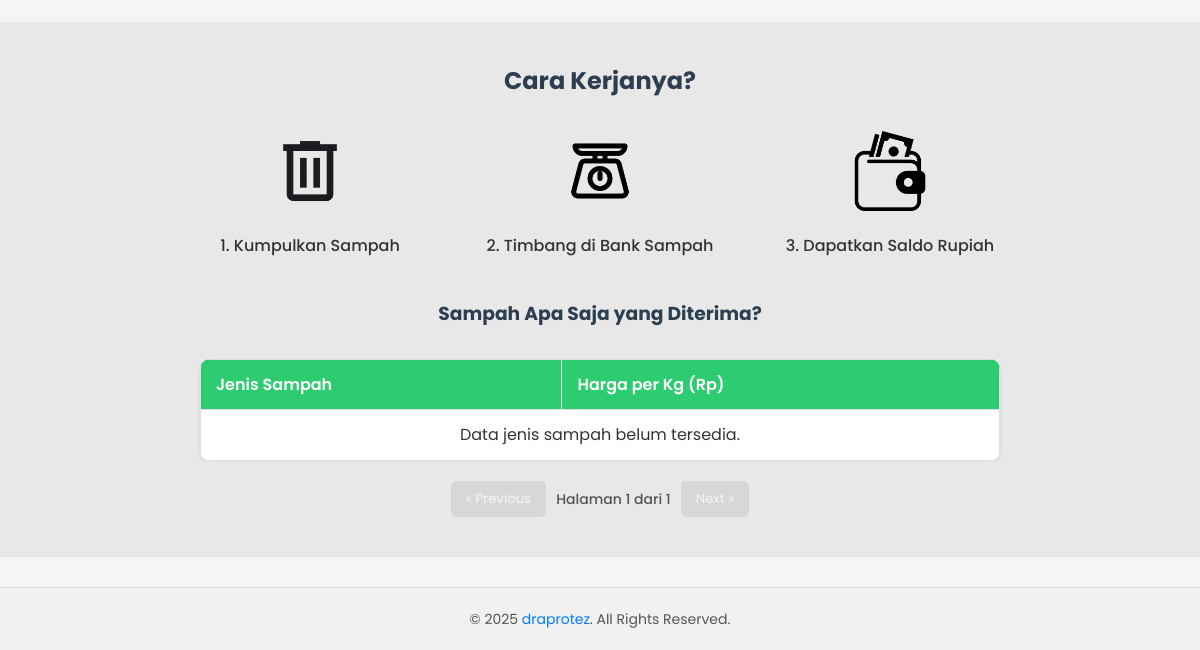
Before: / (lower part) with the older database file.
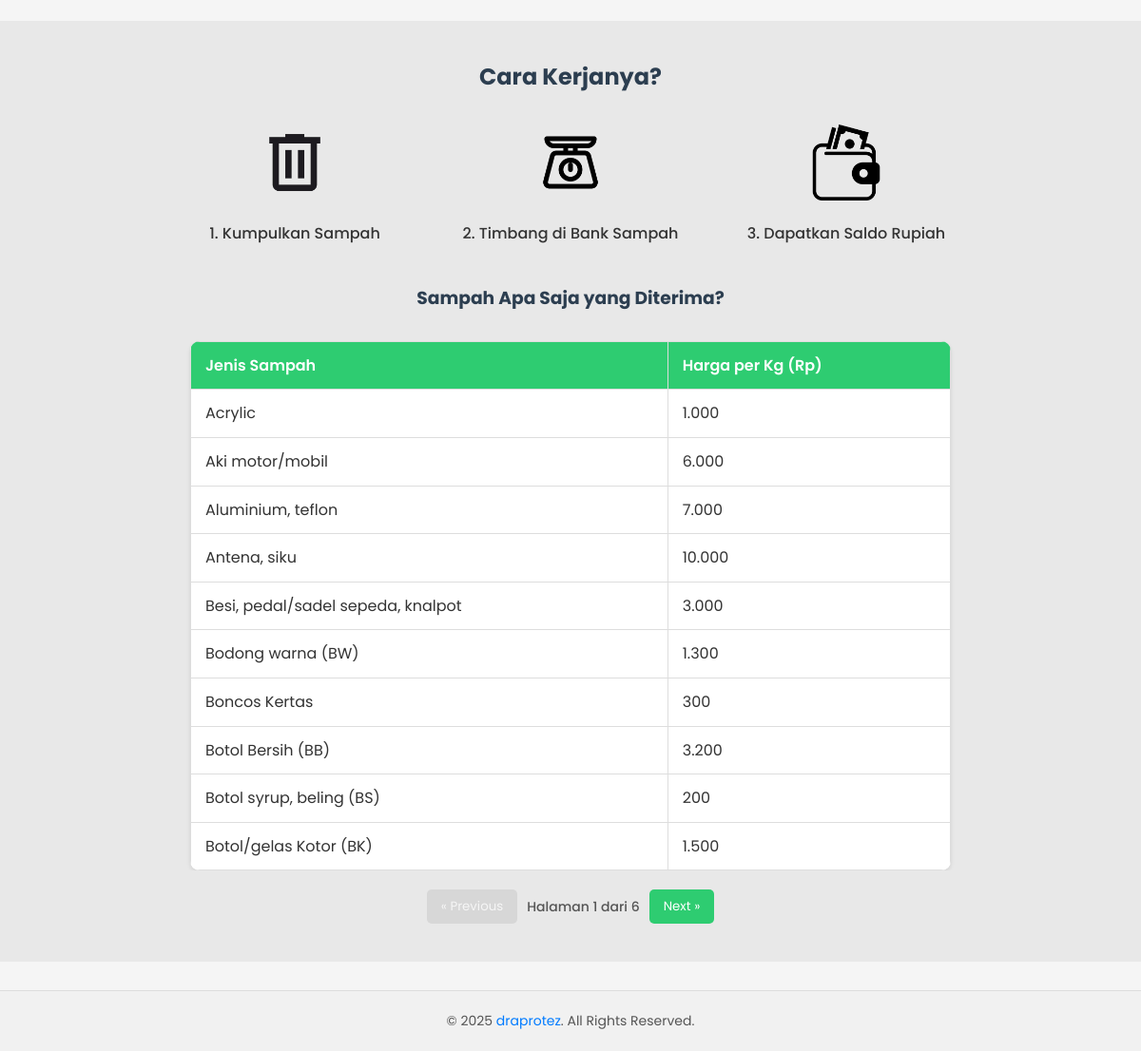
After: the same page with the newer database file.
### tables this page shows
CREATE TABLE `jenis_sampah` (
  `id_jenis` int(11) NOT NULL,
  `nama_jenis` varchar(100) NOT NULL,
  `kategori` enum('organik','anorganik','elektronik','logam') NOT NULL,
  `harga_per_kg` decimal(10,2) NOT NULL,
  `created_at` timestamp NOT NULL DEFAULT current_timestamp()
);

### index.php (the view, shortened to what this page needs)
<?php
include 'config/database.php';
$query_jenis_sampah = $conn->query("SELECT nama_jenis, harga_per_kg FROM jenis_sampah ORDER BY nama_jenis ASC");
$jenis_sampah_list = [];
if ($query_jenis_sampah && $query_jenis_sampah->num_rows > 0) {
    $jenis_sampah_list = $query_jenis_sampah->fetch_all(MYSQLI_ASSOC);
}
$tahunSekarang = date("Y");
?>
<!DOCTYPE html>
<html lang="id">
<head>
  <link rel="stylesheet" href="assets/css/style-index.css">
</head>
<body>
  <section class="steps" id="Steps">
    <h2>Cara Kerjanya?</h2>
    <div class="step-container">
      <div class="step">
        <img src="assets/images/logobs9.png" alt="">
        <p>1. Kumpulkan Sampah</p>
      </div>
      <div class="step">
        <img src="assets/images/logobs8.png" alt="">
        <p>2. Timbang di Bank Sampah</p>
      </div>
      <div class="step">
        <img src="assets/images/logobs7.png" alt="">
        <p>3. Dapatkan Saldo Rupiah</p>
      </div>
    </div>
    <h3>Sampah Apa Saja yang Diterima?</h3>
    <div class="table-container">
        <table>
          <thead>
            <tr>
              <th>Jenis Sampah</th>
              <th>Harga per Kg (Rp)</th>
            </tr>
          </thead>
          <tbody id="jenisSampahTableBody">
            <?php if (empty($jenis_sampah_list)): ?>
              <tr>
                <td colspan="2" style="text-align: center;">Data jenis sampah belum tersedia.</td>
              </tr>
            <?php else: ?>
              <?php foreach ($jenis_sampah_list as $sampah): ?>
                <tr>
                  <td><?php echo htmlspecialchars($sampah['nama_jenis']); ?></td>
                  <td><?php echo number_format($sampah['harga_per_kg'], 0, ',', '.'); ?></td>
                </tr>
              <?php endforeach; ?>
            <?php endif; ?>
          </tbody>
        </table>
    </div>
    <div id="paginationControls" class="pagination-controls">
        <button id="prevButton" disabled>« Previous</button>
        <span id="pageInfo" class="page-info">Halaman 1 dari 1</span>
        <button id="nextButton" disabled>Next »</button>
    </div>
    </section>
  <footer class="main-footer">
  <div class="footer-content">
    <p>&copy; <?php echo $tahunSekarang; ?> <a href="https://github.com/draprotez">draprotez</a>. All Rights Reserved.</p>
    </div>
  </footer>
</body>
</html>

### assets/css/style-index.css (style rules this page uses)
:root { --primary: #2ecc71; --primary-dark: #27ae60; --bg: #f5f5f5; --text: #333; --text-light: #555; --white: #ffffff; --shadow: 0 2px 4px rgba(0, 0, 0, 0.1); --shadow-hover: 0 4px 8px rgba(0, 0, 0, 0.15); }
* { margin: 0; padding: 0; box-sizing: border-box; outline: none; border: none; text-decoration: none; }
html { scroll-behavior: smooth; }
body { font-family: "Poppins", sans-serif; background-color: var(--bg); color: var(--text); line-height: 1.6; }
.steps { background: #e8e8e8; padding: 40px 5%; text-align: center; }
.steps h2, .steps h3 { margin-bottom: 30px; color: #2c3e50; }
.step-container { display: flex; justify-content: center; flex-wrap: wrap; gap: 40px; margin-bottom: 40px; }
.step { flex: 1; min-width: 200px; max-width: 250px; }
.step img { width: 80px; margin-bottom: 15px; }
.step p { font-weight: 500; color: var(--text); }
.table-container { overflow-x: auto; margin: 20px 0; }
table { width: 100%; max-width: 800px; margin: 0 auto; border-collapse: collapse; background: var(--white); border-radius: 10px; overflow: hidden; box-shadow: var(--shadow); }
th, td { padding: 12px 15px; border: 1px solid #ddd; text-align: left; }
th { background: var(--primary); color: var(--white); font-weight: 600; }
td { background: var(--white); }
.pagination-controls { text-align: center; margin-top: 20px; display: flex; justify-content: center; align-items: center; gap: 10px; }
.pagination-controls button { background-color: var(--primary); color: var(--white); border: none; padding: 8px 15px; border-radius: 5px; cursor: pointer; font-family: "Poppins", sans-serif; transition: background-color 0.2s ease; }
.pagination-controls button:disabled { background-color: #cccccc; cursor: not-allowed; opacity: 0.6; }
.page-info { font-size: 14px; font-weight: 500; color: var(--text-light); }
.main-footer { background-color: #f1f1f1; color: #555; text-align: center; padding: 15px 0; margin-top: 30px; border-top: 1px solid #ddd; font-size: 14px; }
.main-footer .footer-content { width: 90%; max-width: 1300px; margin: 0 auto; }
.main-footer p { margin: 5px 0; }
.main-footer a { color: #007bff; text-decoration: none; }

Changed rows visible on the page:
added jenis_sampah: nama_jenis "Acrylic", harga_per_kg "1.000"
added jenis_sampah: nama_jenis "Aki motor/mobil", harga_per_kg "6.000"
added jenis_sampah: nama_jenis "Aluminium, teflon", harga_per_kg "7.000"
added jenis_sampah: nama_jenis "Antena, siku", harga_per_kg "10.000"
added jenis_sampah: nama_jenis "Besi, pedal/sadel sepeda, knalpot", harga_per_kg "3.000"
added jenis_sampah: nama_jenis "Bodong warna (BW)", harga_per_kg "1.300"
added jenis_sampah: nama_jenis "Boncos Kertas", harga_per_kg "300"
added jenis_sampah: nama_jenis "Botol Bersih (BB)", harga_per_kg "3.200"
added jenis_sampah: nama_jenis "Botol syrup, beling (BS)", harga_per_kg "200"
added jenis_sampah: nama_jenis "Botol/gelas Kotor (BK)", harga_per_kg "1.500"
Other visible differences:
text written by a page script: "Halaman 1 dari 1" → "Halaman 1 dari 6"
text no longer shown: "Data jenis sampah belum tersedia."
